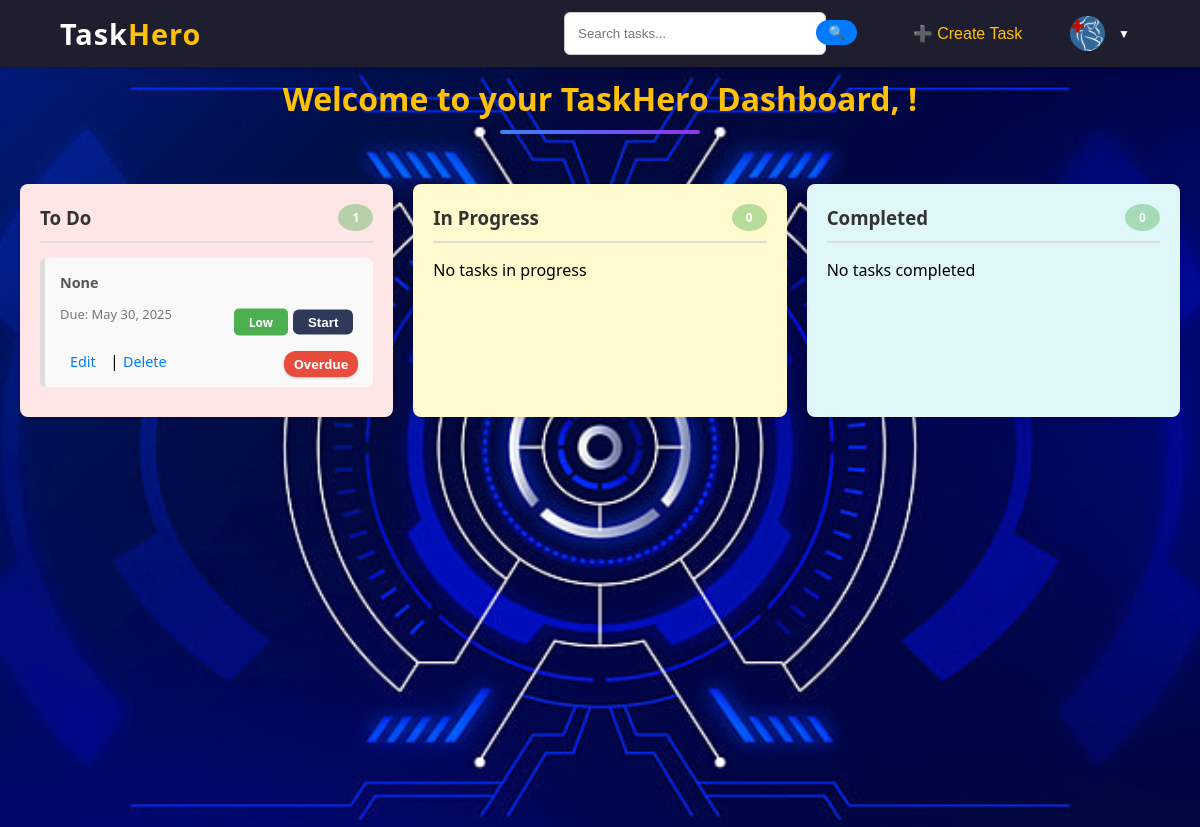
Screenshot of /dashboard/ (signed in) with the database file from the repository.
### core/models.py (models this page shows, shortened)
class UserProfile(models.Model):
    user = models.OneToOneField(User, on_delete=models.CASCADE)
    profile_picture = models.ImageField(
        upload_to=user_directory_path,
        default='images/default-profile.png',
        blank=True
    )

class Task(models.Model):
    STATUS_CHOICES = [
        ('to_do', 'To Do'),
        ('in_progress', 'In Progress'),
        ('completed', 'Completed'),
    ]
    PRIORITY_CHOICES = [
        ('low', 'Low'),
        ('medium', 'Medium'),
        ('high', 'High'),
    ]
    title = models.CharField(max_length=255)
    description = models.TextField()
    due_date = models.DateField()
    status = models.CharField(max_length=20, choices=STATUS_CHOICES, default='to_do')
    priority = models.CharField(max_length=20, choices=PRIORITY_CHOICES, default='low')
    user = models.ForeignKey(User, on_delete=models.CASCADE, related_name='tasks')  # Link task to user

### core/views.py (the view)
# urls.py: path('dashboard/', views.dashboard, name='dashboard'),
@login_required
def dashboard(request):
    profile, created = UserProfile.objects.get_or_create(user=request.user)
    tasks_to_do = Task.objects.filter(user=request.user, status='to_do')
    tasks_in_progress = Task.objects.filter(user=request.user, status='in_progress')
    tasks_completed = Task.objects.filter(user=request.user, status='completed')
    return render(request, 'core/dashboard.html', {
        'tasks_to_do': tasks_to_do,
        'tasks_in_progress': tasks_in_progress,
        'tasks_completed': tasks_completed,
        'profile': profile,
        'today': date.today()
    })

### core/templates/core/dashboard.html (shortened to what this page needs)
{% extends 'core/base.html' %}
{% block content %}
<section id="dashboard">
    <h2 class="dashboard-header">Welcome to your TaskHero Dashboard, {{ user.first_name|title }} {{ user.last_name|title }}!</h2>
    <div class="dashboard-container">
        <div class="task-column to-do-column">
            <h3>
                To Do
                <div class="task-count">{{ tasks_to_do|length }}</div>
            </h3>
            {% for task in tasks_to_do %}
            <a href="{% url 'task_detail' task.pk %}" class="task-card-link">
                <div class="task-card">
                    <h4>{{ task.title }}</h4>
                    <p>Due: {{ task.due_date }}</p>
                    <div class="task-footer">
                        <span class="priority {{ task.priority }}">{{ task.priority }}</span>
                        <form method="POST" action="{% url 'start_task' task.pk %}">
                            <button type="submit" class="btn start-btn">Start</button>
                        </form>
                    </div>
                    {% if task.due_date < today %}
                    <div class="overdue-label">Overdue</div>
                    {% endif %}
                    <div class="task-actions">
                        <a href="{% url 'edit_task' task.pk %}">Edit</a> |
                        <a href="{% url 'delete_task' task.pk %}">Delete</a>
                    </div>
                </div>
            </a>
            {% empty %}
            <p>No tasks to do</p>
            {% endfor %}
        </div>
        <div class="task-column in-progress-column">
            <h3>
                In Progress
                <div class="task-count">{{ tasks_in_progress|length }}</div>
            </h3>
            {% for task in tasks_in_progress %}
            <a href="{% url 'task_detail' task.pk %}" class="task-card-link">
                <div class="task-card">
                    <h4>{{ task.title }}</h4>
                    <p>Due: {{ task.due_date }}</p>
                    <div class="task-footer">
                        <span class="priority {{ task.priority }}">{{ task.priority }}</span>
                        <form method="POST" action="{% url 'complete_task' task.pk %}">
                            {% csrf_token %}
                            <button type="submit" class="btn start-btn">Complete</button>
                        </form>
                    </div>
                    {% if task.due_date < today %}
                    <div class="overdue-label">Overdue</div>
                    {% endif %}
                    {% if task.due_date == today %}
                    <div class="overdue-label">Last Day</div>
                    {% endif %}
                    <div class="task-actions">
                        <a href="{% url 'edit_task' task.pk %}">Edit</a> |
                        <a href="{% url 'delete_task' task.pk %}">Delete</a>
                    </div>
                </div>
            </a>
            {% empty %}
            <p>No tasks in progress</p>
            {% endfor %}
        </div>
        <div class="task-column completed-column">
            <h3>
                Completed
                <div class="task-count">{{ tasks_completed|length }}</div>
            </h3>
            {% for task in tasks_completed %}
            <a href="{% url 'task_detail' task.pk %}" class="task-card-link">
                <div class="task-card">
                    <h4>{{ task.title }}</h4>
                    <p>Due: {{ task.due_date }}</p>
                    <div class="task-footer">
                        <span class="priority {{ task.priority }}">{{ task.priority }}</span>
                    </div>
                    {% if task.due_date < today %}
                    <div class="overdue-label">Overdue</div>
                    {% endif %}
                    {% if task.due_date == today %}
                    <div class="overdue-label">Last Day</div>
                    {% endif %}
                    <div class="task-actions">
                        <a href="{% url 'edit_task' task.pk %}">Edit</a> |
                        <a href="{% url 'delete_task' task.pk %}">Delete</a>
                    </div>
                </div>
            </a>
            {% empty %}
            <p>No tasks completed</p>
            {% endfor %}
        </div>
    </div>
</section>
{% endblock %}

### core/templates/core/base.html (shortened to what this page needs)
{% load static %}
<!DOCTYPE html>
<html lang="en">
<head>
    <link rel="stylesheet" href="{% static 'core/style.css' %}">
    <link rel="stylesheet" href="https://cdnjs.cloudflare.com/ajax/libs/animate.css/4.1.1/animate.min.css"/>
</head>
<body>
    <nav class="navbar">
        <div class="container">
            <div class="logo">Task<span>Hero</span></div>
            <div class="nav-links">
                {% if user.is_authenticated %}
                <form action="{% url 'search_tasks' %}" method="get" class="search-form">
                  <input type="text" name="q" placeholder="Search tasks..." required>
                  <button type="submit">🔍</button>
                </form>
                <form action="{% url 'create_task'%}" method="post" class="logout-form">
                    <button type="submit" class="create-btn">➕ Create Task</button>
                </form>
                  <div class="profile-dropdown">
                    <div class="profile-toggle" onclick="toggleDropdown()">
                        {% if profile.profile_picture %}
                            <img src="{{ profile.profile_picture.url }}" alt="Profile Picture" class="profile-img">
                        {% else %}
                            <img src="{% static 'core/images/reminder2.jpeg' %}" alt="Default Profile Picture" class="profile-img">
                        {% endif %}
                        <span class="dropdown-icon">▼</span>
                    </div>
                  </div>
                {% endif %}
            </div>
        </nav>
    <div class="content">
        {% block content %}
        {% endblock %}
    </div>
</body>
</html>

### rows the page displays
UserProfile: profile_picture (picture)
Task: title "None", due_date "May 30, 2025", priority "Low", shows "Overdue"

### other values shown
{{ tasks_to_do|length }} "1"
{{ tasks_in_progress|length }} "0"
{{ tasks_completed|length }} "0"
